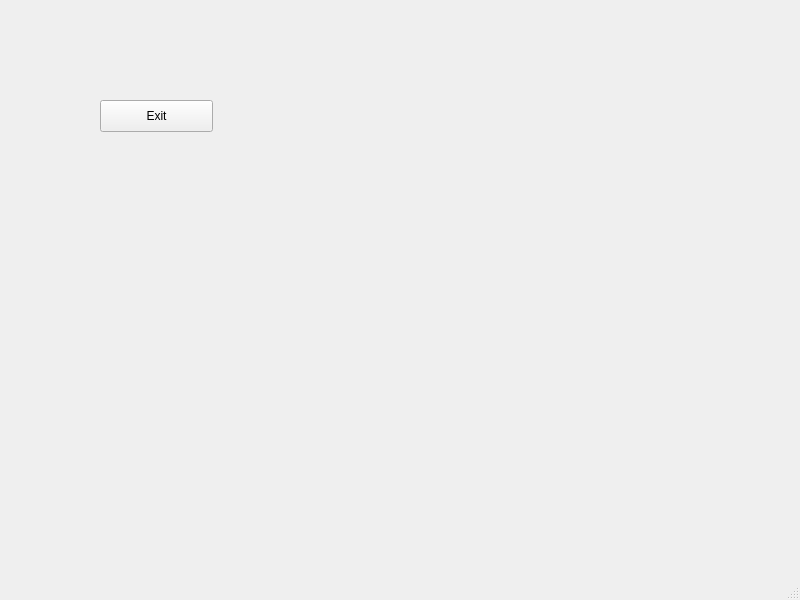
<?xml version="1.0" encoding="UTF-8"?>
<ui version="4.0">
 <class>MainView</class>
 <widget class="QMainWindow" name="MainView">
  <property name="geometry">
   <rect>
    <x>0</x>
    <y>0</y>
    <width>800</width>
    <height>600</height>
   </rect>
  </property>
  <property name="windowTitle">
   <string>MainView</string>
  </property>
  <widget class="QWidget" name="centralwidget">
   <widget class="QPushButton" name="w_exitButton">
    <property name="geometry">
     <rect>
      <x>100</x>
      <y>100</y>
      <width>113</width>
      <height>32</height>
     </rect>
    </property>
    <property name="text">
     <string>Exit</string>
    </property>
   </widget>
  </widget>
  <widget class="QMenuBar" name="menubar">
   <property name="geometry">
    <rect>
     <x>0</x>
     <y>0</y>
     <width>800</width>
     <height>22</height>
    </rect>
   </property>
  </widget>
  <widget class="QStatusBar" name="statusbar"/>
 </widget>
 <resources/>
 <connections>
  <connection>
   <sender>w_exitButton</sender>
   <signal>clicked()</signal>
   <receiver>MainView</receiver>
   <slot>close()</slot>
   <hints>
    <hint type="sourcelabel">
     <x>156</x>
     <y>137</y>
    </hint>
    <hint type="destinationlabel">
     <x>399</x>
     <y>299</y>
    </hint>
   </hints>
  </connection>
 </connections>
</ui>
